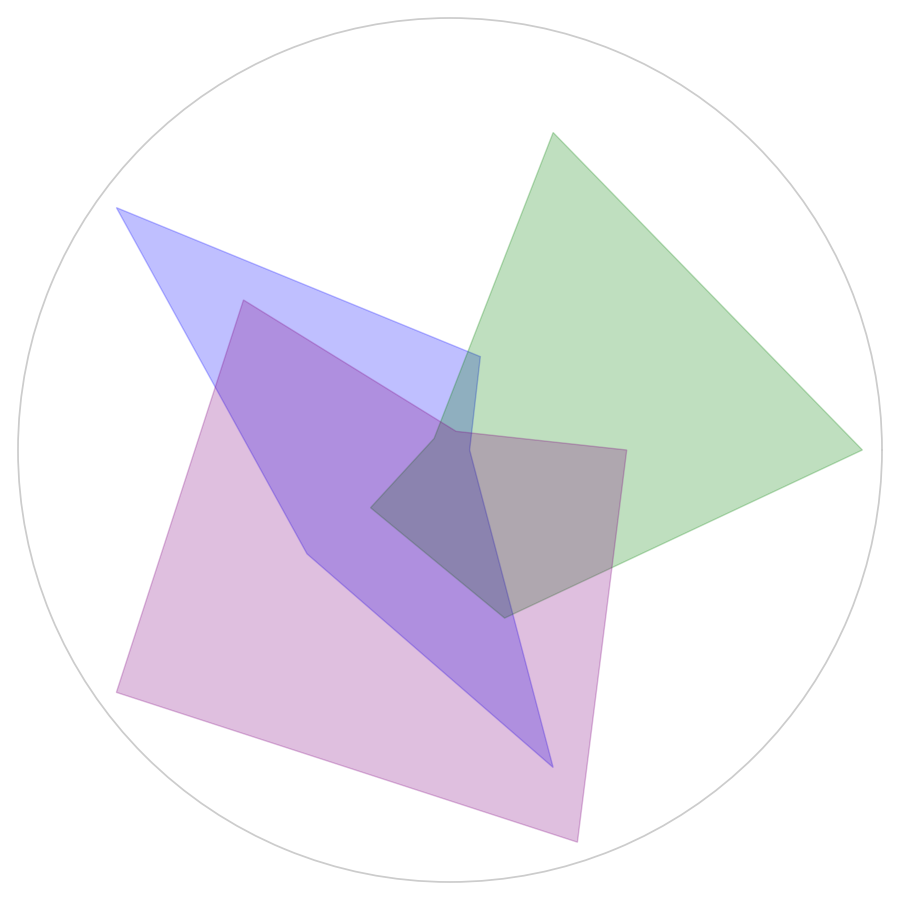

Source code (Python):
import matplotlib.pyplot as plt
import numpy as np

eldoria_stats = [60, 65, 85, 70, 80]
dracoria_stats = [85, 80, 60, 65, 70]
lunaria_stats = [70, 60, 75, 85, 85]

data = [eldoria_stats, dracoria_stats, lunaria_stats]
colors = ['blue', 'green', 'purple']
num_vars = 5

angles = np.linspace(0, 2 * np.pi, num_vars, endpoint=False).tolist()
angles += angles[:1]

def create_filled_area_radar_chart(ax, data, color):
    data += data[:1]
    ax.fill(angles, data, color=color, alpha=0.25)

fig, ax = plt.subplots(figsize=(9, 9), subplot_kw=dict(polar=True))

for i in range(len(data)):
    create_filled_area_radar_chart(ax, data[i], colors[i])

ax.set_yticks([])
ax.set_xticks([])

plt.tight_layout()
plt.show()
